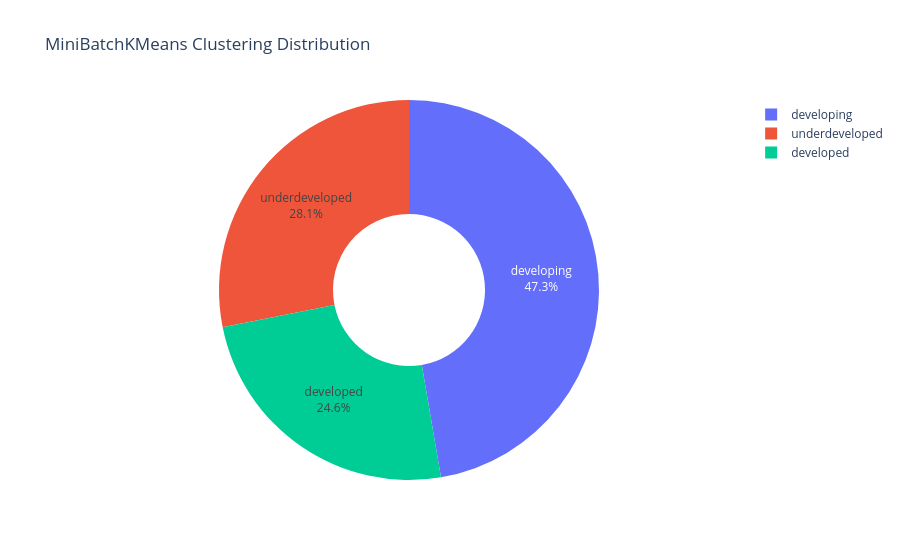

The notebook cell this image was saved under:
### Code cell
pie_data = df_final['mini_cluster'].value_counts()
pie_labels = pie_data.index
pie_values = pie_data.values

pie_fig = go.Figure(data=[go.Pie(labels=pie_labels, values=pie_values)])
pie_fig.update_traces(textinfo='percent+label', hole=0.4)
pie_fig.update_layout(title='MiniBatchKMeans Clustering Distribution')

pie_fig.show()

### Figure 1 — Plotly figure (JSON) as saved in the notebook; plotly's stock layout.template omitted (floating-point values rounded to 4 significant figures)
{"data": [{"hole": 0.4, "labels": ["developing", "underdeveloped", "developed"], "textinfo": "percent+label", "type": "pie", "values": [79, 47, 41]}], "layout": {"title": {"text": "MiniBatchKMeans Clustering Distribution"}}}
